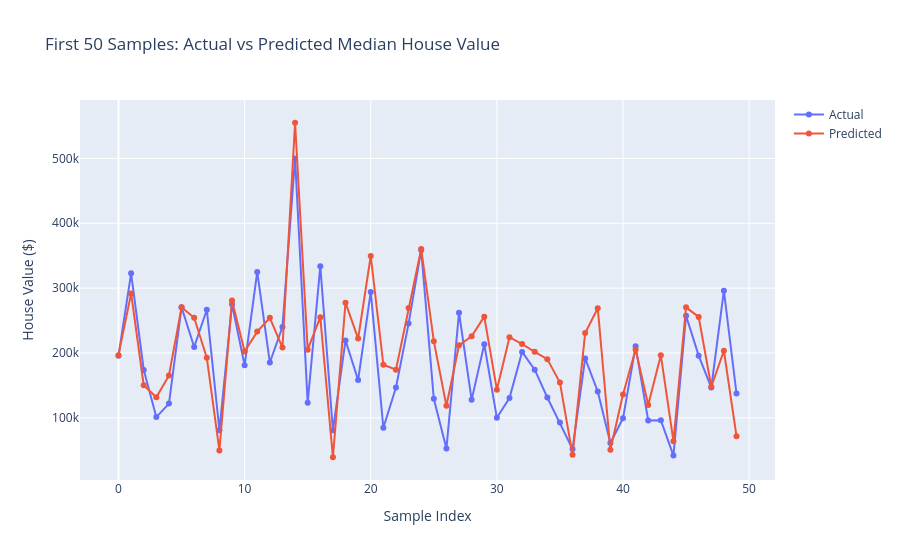

Notebook cell for this chart:
### Code cell
# Cell 9: Actual vs Predicted Housing Prices Line Plot
df_final = pd.DataFrame({'Actual': y_test, 'Predicted': predictions}).reset_index(drop=True)

fig_compare = go.Figure()
fig_compare.add_trace(go.Scatter(y=df_final['Actual'][:50], mode='lines+markers', name='Actual'))
fig_compare.add_trace(go.Scatter(y=df_final['Predicted'][:50], mode='lines+markers', name='Predicted'))

fig_compare.update_layout(
    title="First 50 Samples: Actual vs Predicted Median House Value",
    xaxis_title="Sample Index",
    yaxis_title="House Value ($)",
    hovermode="x unified"
)
fig_compare.show()

### Figure 1 — Plotly figure (JSON) as saved in the notebook; plotly's stock layout.template omitted (floating-point values rounded to 4 significant figures)
{"data": [{"mode": "lines+markers", "name": "Actual", "type": "scatter", "y": [195800, 322900, 173900, 101100, 121900, 270600, 209200, 266700, 80800, 275000, 181000, 325000, 185300, 240200, 500001, 123100, 333900, 80800, 219300, 158200, 294100, 84700, 146800, 245300, 358700, 129400, 52500, 262200, 127700, 213400, 100000, 130600, 201600, 174200, 131300, 92600, 51800, 191500, 140600, 61200, 99200, 210200, 95800, 96400, 41800, 257400, 195900, 146700, 296100, 137500]}, {"mode": "lines+markers", "name": "Predicted", "type": "scatter", "y": [196700.0, 291900.0, 150300.0, 131600.0, 165300.0, 270500.0, 254300.0, 192700.0, 49630.0, 281000.0, 202300.0, 232900.0, 254300.0, 208400.0, 555000.0, 205100.0, 255200.0, 39180.0, 277600.0, 222200.0, 349500.0, 181800.0, 174100.0, 269400.0, 360400.0, 218200.0, 118600.0, 211800.0, 225700.0, 256000.0, 143400.0, 224300.0, 213800.0, 201700.0, 190500.0, 154500.0, 42960.0, 230600.0, 269000.0, 50610.0, 136100.0, 205300.0, 119900.0, 196500.0, 63920.0, 270400.0, 255600.0, 147900.0, 203400.0, 71760.0]}], "layout": {"hovermode": "x unified", "title": {"text": "First 50 Samples: Actual vs Predicted Median House Value"}, "xaxis": {"title": {"text": "Sample Index"}}, "yaxis": {"title": {"text": "House Value ($)"}}}}
